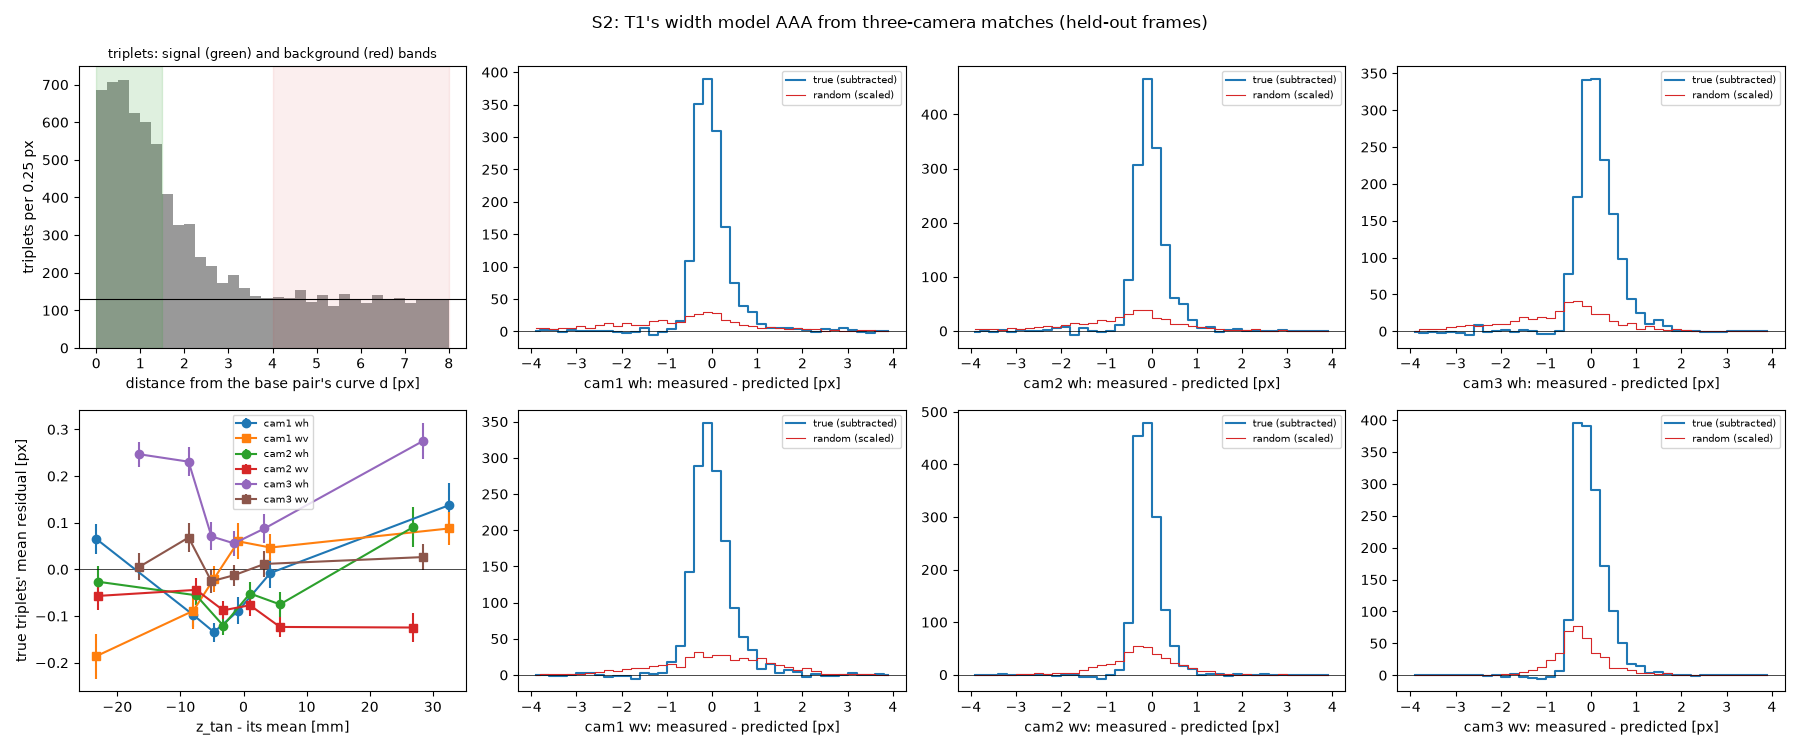

This chart was generated by the following Python code:
"""S2 (plan: 2026-10-08-plan.md, Phase T): the shape model of T1's particle images, fitted from three-camera matches.

    python tests/s2_shape_fit.py [--band 8] [--base 1 2] [--workers 8] [--reuse]

The model is 7 Oct's (tests/cylinder_stb/shape_model.py; cases/cyl_20261007/tests/s2_shape_fit.py): per camera a
pupil of diameter A focused at depth z_f; a point X images as a uniform ellipse of full axes
L_h = A f |1/(z_tan + delta) - 1/z_f| and L_v = A f |1/(z_sag + delta) - 1/z_f| blurred by sigma0, z_tan and z_sag
from the calibrated PINCYL camera; the detector's RMS widths sqrt(Lx^2/12 + sx^2), sqrt(Ly^2/12 + sy^2) against the
model's sqrt(L^2/16 + sigma0^2).

What is new: the third camera picks the true matches.  Every pair of the two base cameras' detections within BAND px
of the epipolar curve is triangulated (the midpoint of the two lines of sight) and projected into the third camera;
the pair becomes a triplet when a third-camera detection lies within R3 = 1.5 px of that projection.  A random pair
meets a third-camera detection by chance only rarely, so the triplets with d <= 1.5 px from the curve (the signal
band) are nearly all true; 7 Oct's background subtraction still runs on them, with the triplets 4-BAND px from the
curve (random pairs that met a third-camera detection by chance) as the background band, k = 1.5 / (BAND - 4).  The
fit is 7 Oct's per camera (a grid over delta, z_f, sigma0, A maximising the estimated true triplets whose two widths
agree within max(0.5 px, 20 %)), now for all three cameras on the same triplets; model A (delta = 0) or B per camera
on the held-out frames; the amplitude per camera by moments.
Judged (plan S2), on the held-out frames' true triplets: 68 % of the width residuals within 1.5 px, no trend with
depth; and the depth cue's worth (true and random kept) with the shape_check tolerances that maximise
true kept / sqrt(random kept).
Frames: the user's first 250 (S1: data/T1pre, every frame): fitting 0, 10, ..., 240 (25), held out 5, 15, ..., 245
(25).  Data: data/s2/triplets.npz (--reuse reads it).
Writes data/T1_shape.json, its OTF table (model "segment", 15 x 11 x 17 nodes over the view volume, the line angle
of each camera from the image of the tube's axis) data/T1_otf_shape.txt, and s2_shape_fit_out.txt, .json and
s2_shape_fit.png beside itself.
"""
import argparse
import json
import math
import os
import sys
import time

import cv2
import numpy as np
from scipy.spatial import cKDTree

HERE = os.path.dirname(os.path.abspath(__file__))
CASE = os.path.dirname(HERE)
sys.path.insert(0, CASE)
import case  # noqa: E402
import t1_setup as ts  # noqa: E402

lpt = ts.lib()
import shape_model as sm  # noqa: E402  (tests/cylinder_stb, put on the path by ts.lib)

FIT = list(range(0, 241, 10))
TEST = list(range(5, 246, 10))
SIG = 1.5            # signal band: d <= SIG px
BG0 = 4.0            # background band: BG0 <= d <= band
R3 = 1.5             # the third camera: a detection within R3 px of the pair's projection
TOL = (0.5, 0.2)     # agreement: |measured - predicted| <= max(TOL[0], TOL[1] x predicted)
A_GRID = (0.25, 0.05, 795)   # A0, dA, n: A = 0.25 ... 39.95 mm
SHAPE_COLS = ("Lx", "Ly", "sx", "sy", "flux", "score")
DET_IDX = (2, 3, 4, 5, 8, 10)     # their columns in detectLines' rows (as 7 Oct's gather)


def poly_dist(poly, Q):
    """Distance of points Q (m, 2) to a polyline (k, 2), and whether the nearest point is inside it (not its ends)."""
    A, B = poly[:-1], poly[1:]
    E = B - A
    e2 = np.maximum((E ** 2).sum(axis=1), 1e-24)
    best = np.full(len(Q), np.inf)
    tb = np.zeros(len(Q))
    kb = np.zeros(len(Q), int)
    for k, (a, e, ee) in enumerate(zip(A, E, e2)):
        t = np.clip(((Q - a) @ e) / ee, 0.0, 1.0)
        d = np.hypot(*(Q - (a + t[:, None] * e)).T)
        upd = d < best
        best[upd], tb[upd], kb[upd] = d[upd], t[upd], k
    inside = ~(((kb == 0) & (tb <= 0.0)) | ((kb == len(A) - 1) & (tb >= 1.0)))
    return best, inside


def midpoint(l1, l2):
    p1, d1 = np.array([l1.pt[i] for i in range(3)]), np.array([l1.unit_vector[i] for i in range(3)])
    p2, d2 = np.array([l2.pt[i] for i in range(3)]), np.array([l2.unit_vector[i] for i in range(3)])
    A = np.array([[d1 @ d1, -d1 @ d2], [d1 @ d2, -d2 @ d2]])
    b = np.array([(p2 - p1) @ d1, (p2 - p1) @ d2])
    try:
        s, t = np.linalg.solve(A, b)
    except np.linalg.LinAlgError:
        return None, np.inf
    q1, q2 = p1 + s * d1, p2 + t * d2
    return 0.5 * (q1 + q2), float(np.linalg.norm(q1 - q2))


def candidate_pairs(cams, sm_, dets, vol, band, base):
    """(i, j, X, distance from the curve, closest approach) for every detection i of camera base[0] and j of base[1]
    whose distance from i's curve on base[1] is at most band, its nearest point inside the curve, X inside the view
    volume."""
    a, b = base
    da, db = dets[a], dets[b]
    Qb = db[:, :2]
    losb = [cams[b].lineOfSight(lpt.Pt2D(float(u), float(v))) for u, v in Qb]
    out = []
    for i, (u, v) in enumerate(da[:, :2]):
        losa = cams[a].lineOfSight(lpt.Pt2D(float(u), float(v)))
        ok, _chord, poly = sm_.makeCurve2DFromLOS3D(b, losa)
        if not ok:
            continue
        P = np.array([[p[0], p[1]] for p in poly])
        P = P[np.all(np.isfinite(P), axis=1)]
        if len(P) < 2:
            continue
        lo, hi = P.min(axis=0) - band, P.max(axis=0) + band
        sel = np.flatnonzero(np.all((Qb >= lo) & (Qb <= hi), axis=1))
        if not len(sel):
            continue
        dist, inside = poly_dist(P, Qb[sel])
        keep = (dist <= band) & inside
        for j, dd in zip(sel[keep], dist[keep]):
            X, gap = midpoint(losa, losb[j])
            if X is None or gap > 1.0:
                continue
            if not (vol["x"][0] <= X[0] <= vol["x"][1] and vol["y"][0] <= X[1] <= vol["y"][1]
                    and vol["z"][0] <= X[2] <= vol["z"][1]):
                continue
            out.append((i, int(j), X, float(dd), gap))
    return out


def gather(frames, cams, sm_, noise, vol, band, base, log):
    """Per frame: every camera's detections (detectLines on S1's frames), the base pairs within band, and for each
    the nearest third-camera detection to its projection.  Rows are kept for the triplets (third-camera distance
    <= R3); the counts of pairs and triplets per frame are returned too."""
    P = lpt.LineFinderParam()
    third = [c for c in range(3) if c not in base][0]
    rows, counts = [], []
    for k in frames:
        dets = []
        for c in range(3):
            img = cv2.imread(os.path.join(ts.PRE, f"cam{c + 1}", f"frame{k:06d}.tif"), cv2.IMREAD_UNCHANGED)
            dets.append(np.array(lpt.detectLines(lpt.Image.from_numpy(img), float(noise[c]), P)))
        pairs = candidate_pairs(cams, sm_, dets, vol, band, base)
        tree = cKDTree(dets[third][:, :2]) if len(dets[third]) else None
        n_trip = n_sig = 0
        for (i, j, X, dd, gap) in pairs:
            try:
                q = cams[third].project(lpt.Pt3D(*map(float, X)))
            except RuntimeError:
                continue
            if tree is None:
                continue
            d3, l = tree.query([q[0], q[1]])
            if d3 > R3:
                continue
            n_trip += 1
            n_sig += dd <= SIG
            idx = {base[0]: i, base[1]: j, third: int(l)}
            row = [k, idx[0], idx[1], idx[2], *X, dd, gap, d3]
            for c in range(3):
                d = dets[c][idx[c]]
                row += [d[m] for m in DET_IDX]
            rows.append(row)
        counts.append((k, *[len(d) for d in dets], len(pairs), int(sum(p[3] <= SIG for p in pairs)), n_trip, n_sig))
        log(f"    frame {k:4d}: detections {len(dets[0])} / {len(dets[1])} / {len(dets[2])}; base pairs within "
            f"{band} px {len(pairs)} ({counts[-1][5]} within {SIG}); triplets {n_trip} ({n_sig} within {SIG})")
    cols = ["frame", "i1", "i2", "i3", "X", "Y", "Z", "d_epi", "gap", "d3"]
    for c in range(3):
        cols += [f"{n}{c + 1}" for n in SHAPE_COLS]
    return np.array(rows), cols, np.array(counts)


def matcher(vol):
    """The cameras and a StereoMatch (for its curves) as the runs build them."""
    cfg_path = os.path.join(ts.DATA, "s2", "config.json")
    if not os.path.exists(cfg_path):
        ts.stb_config(cfg_path, (0, 10), vol, {"intensity_threshold": 30, "radius_px": 2.0})
    bs = lpt.BasicSetting()
    bs.readConfig(cfg_path)
    tc = lpt.TracerConfig()
    tc.readConfig(bs._object_config_paths[0], bs)
    cams = list(bs._cam_list)
    return cams, lpt.StereoMatch(cams, [[] for _ in cams], tc)


def gather_task(task):
    """Worker: gather() on some frames; returns (rows, cols, counts, log lines)."""
    frames, band, base = task
    os.environ.setdefault("OMP_NUM_THREADS", "1")
    cv2.setNumThreads(1)
    vol = ts.view_volume(lpt)
    cams, sm_ = matcher(vol)
    lines = []
    rows, cols, counts = gather(frames, cams, sm_, ts.noise_per_camera(), vol, band, base, lines.append)
    return rows, cols, counts, lines


def gather_parallel(frames, band, base, log, workers=8):
    from concurrent.futures import ProcessPoolExecutor
    chunks = [frames[i::workers] for i in range(workers) if frames[i::workers]]
    rows, counts, cols = [], [], None
    with ProcessPoolExecutor(max_workers=len(chunks)) as ex:
        for r, c_, cn, lines in ex.map(gather_task, [(ch, band, base) for ch in chunks]):
            if len(r):
                rows.append(r)
            counts.append(cn)
            cols = c_
            for ln in lines:
                log(ln)
    counts = np.vstack(counts)
    counts = counts[np.argsort(counts[:, 0])]
    return np.vstack(rows), cols, counts


# ------------------------------------------------------------------ the model in widths (7 Oct's)
def widths_meas(data, ci, c):
    Lx, Ly = data[:, ci[f"Lx{c + 1}"]], data[:, ci[f"Ly{c + 1}"]]
    sx, sy = data[:, ci[f"sx{c + 1}"]], data[:, ci[f"sy{c + 1}"]]
    return np.sqrt(Lx ** 2 / 12 + sx ** 2), np.sqrt(Ly ** 2 / 12 + sy ** 2)


def lengths_pred(p, f, z):
    A, zf, s0, dl = p
    return A * f * np.abs(1.0 / (z[:, 0] + dl) - 1.0 / zf), A * f * np.abs(1.0 / (z[:, 1] + dl) - 1.0 / zf)


def widths_pred(p, f, z):
    Lh, Lv = lengths_pred(p, f, z)
    return np.sqrt(Lh ** 2 / 16 + p[2] ** 2), np.sqrt(Lv ** 2 / 16 + p[2] ** 2)


def agree(wm, wp, tol=TOL):
    return np.abs(wm - wp) <= np.maximum(tol[0], tol[1] * wp)


def width_window(wm, tol=TOL):
    tp, tr = tol
    return np.minimum(wm - tp, wm / (1.0 + tr)), np.maximum(wm + tp, wm / (1.0 - tr))


def a_interval(w_lo, w_hi, g, s0):
    g = np.maximum(g, 1e-12)
    lo = 4.0 * np.sqrt(np.maximum(w_lo ** 2 - s0 ** 2, 0.0)) / g
    hi = np.where(w_hi > s0, 4.0 * np.sqrt(np.maximum(w_hi ** 2 - s0 ** 2, 0.0)) / g, -1.0)
    return lo, hi


def excess_over_A(lo, hi, w):
    A0, dA, n = A_GRID
    i0 = np.clip(np.ceil((lo - A0) / dA), 0, n).astype(np.int64)
    i1 = np.clip(np.floor((hi - A0) / dA), -1, n - 1).astype(np.int64)
    ok = i1 >= i0
    d = np.bincount(i0[ok], weights=w[ok], minlength=n + 1) - np.bincount(i1[ok] + 1, weights=w[ok], minlength=n + 1)
    return np.cumsum(d)[:n]


class Bands:
    """The signal and background bands of a set of triplets: weights +1 and -k."""

    def __init__(self, data, ci, band):
        d = data[:, ci["d_epi"]]
        self.sig = d <= SIG
        self.bg = (d >= BG0) & (d <= band)
        self.k = SIG / (band - BG0)
        self.w = np.where(self.sig, 1.0, np.where(self.bg, -self.k, 0.0))
        self.n_sig, self.n_bg = int(self.sig.sum()), int(self.bg.sum())
        self.n_true = self.n_sig - self.k * self.n_bg
        self.n_true_se = math.sqrt(self.n_sig + self.k ** 2 * self.n_bg)

    def true_count(self, m):
        a, b = float(m[self.sig].sum()), float(m[self.bg].sum())
        return a - self.k * b, math.sqrt(a + self.k ** 2 * b)

    def random_rate(self, m):
        return float(m[self.bg].mean()) if self.bg.any() else float("nan")

    def true_mean(self, m, x):
        s, b = m & self.sig, m & self.bg
        n = s.sum() - self.k * b.sum()
        return float((x[s].sum() - self.k * x[b].sum()) / n) if n > 0 else float("nan"), float(n)

    def true_cdf(self, x, grid, m=None):
        m = np.ones(len(x), bool) if m is None else m
        s, b = np.sort(x[m & self.sig]), np.sort(x[m & self.bg])
        n = len(s) - self.k * len(b)
        return (np.searchsorted(s, grid, side="right") - self.k * np.searchsorted(b, grid, side="right")) / n


def grid_fit(wm, z, f, bands, deltas, zf_step, s0s, zf_span=40.0, around=None):
    """The (A, z_f, sigma0, delta) that keep the most true triplets in one camera (both widths agree)."""
    (wl_h, wh_h), (wl_v, wh_v) = width_window(wm[0]), width_window(wm[1])
    sel = bands.w != 0
    w = bands.w[sel]
    wl_h, wh_h, wl_v, wh_v, zz0 = wl_h[sel], wh_h[sel], wl_v[sel], wh_v[sel], z[sel]
    A0, dA, _n = A_GRID
    best = (-np.inf, None)
    for dl in deltas:
        zz = zz0 + dl
        ih, iv = 1.0 / zz[:, 0], 1.0 / zz[:, 1]
        if around is None:
            zfs = np.arange(np.nanmin(zz) - zf_span, np.nanmax(zz) + zf_span, zf_step)
        else:
            zfs = around[1] + np.arange(-zf_span, zf_span + 1e-9, zf_step)
        for zf in zfs:
            gh, gv = f * np.abs(ih - 1.0 / zf), f * np.abs(iv - 1.0 / zf)
            for s0 in s0s:
                lo_h, hi_h = a_interval(wl_h, wh_h, gh, s0)
                lo_v, hi_v = a_interval(wl_v, wh_v, gv, s0)
                E = excess_over_A(np.maximum(lo_h, lo_v), np.minimum(hi_h, hi_v), w)
                k = int(np.argmax(E))
                if E[k] > best[0]:
                    best = (float(E[k]), [float(A0 + k * dA), float(zf), float(s0), float(dl)])
    return best


def agree_cam(p, f, z, wm, tol=TOL):
    ph, pv = widths_pred(p, f, z)
    return agree(wm[0], ph, tol) & agree(wm[1], pv, tol)


def assess(ps, f_px, data, z, ci, band, depth_bins=6):
    """Held-out figures of a model: true and random triplets kept, residual quantiles, the trend with depth."""
    bands = Bands(data, ci, band)
    wm = [widths_meas(data, ci, c) for c in range(3)]
    ag = [agree_cam(ps[c], f_px[c], z[c], wm[c]) for c in range(3)]
    out = {"n_sig": bands.n_sig, "n_bg": bands.n_bg, "k": bands.k, "n_true": bands.n_true,
           "n_true_se": bands.n_true_se}
    for name, m in (("cam1", ag[0]), ("cam2", ag[1]), ("cam3", ag[2]), ("joint", ag[0] & ag[1] & ag[2])):
        t, se = bands.true_count(m)
        out[name] = {"true_kept": t / bands.n_true, "true_kept_se": se / bands.n_true,
                     "random_kept": bands.random_rate(m)}
    grid = np.arange(0.0, 6.0001, 0.01)
    for c in range(3):
        ph, pv = widths_pred(ps[c], f_px[c], z[c])
        other = np.ones(len(data), bool)
        for o in range(3):
            if o != c:
                other &= ag[o]
        rec = {}
        for nm, r in (("wh", wm[c][0] - ph), ("wv", wm[c][1] - pv)):
            F = bands.true_cdf(np.abs(r), grid)
            Fo = bands.true_cdf(np.abs(r), grid, other)
            q = {f"q{int(p * 100)}": float(grid[min(np.searchsorted(F, p), len(grid) - 1)]) for p in (0.5, 0.68, 0.9)}
            qo = {f"q{int(p * 100)}": float(grid[min(np.searchsorted(Fo, p), len(grid) - 1)]) for p in (0.5, 0.68, 0.9)}
            zc = z[c][:, 0]
            m0 = other & (np.abs(r) <= 3.0)
            edges = np.quantile(zc[m0 & bands.sig], np.linspace(0, 1, depth_bins + 1))
            zb, rb, eb = [], [], []
            for lo, hi in zip(edges[:-1], edges[1:]):
                mb = m0 & (zc >= lo) & (zc <= hi)
                mu, n = bands.true_mean(mb, r)
                s, b = mb & bands.sig, mb & bands.bg
                var = ((r[s] - mu) ** 2).sum() + bands.k ** 2 * ((r[b] - mu) ** 2).sum()
                zb.append(0.5 * (lo + hi))
                rb.append(mu)
                eb.append(math.sqrt(var) / n if n > 0 else float("nan"))
            zb, rb, eb = np.array(zb), np.array(rb), np.array(eb)
            ok = np.isfinite(rb) & np.isfinite(eb) & (eb > 0)
            W = 1.0 / eb[ok] ** 2
            X = np.column_stack([zb[ok] - np.average(zb[ok], weights=W), np.ones(ok.sum())])
            cov = np.linalg.inv(X.T @ (W[:, None] * X))
            coef = cov @ (X.T @ (W * rb[ok]))
            rec[nm] = {**q, "agreeing_other": qo, "bias": float(bands.true_mean(other & (np.abs(r) <= 3.0), r)[0]),
                       "depth_bins_mm": zb.tolist(), "mean_resid_px": rb.tolist(), "mean_resid_se": eb.tolist(),
                       "slope_px_per_mm": float(coef[0]), "slope_se": float(math.sqrt(cov[0, 0])),
                       "slope_over_range_px": float(coef[0] * (zb[-1] - zb[0]))}
        out[f"cam{c + 1}_resid"] = rec
    out["trend"] = any(abs(out[f"cam{c}_resid"][k]["slope_px_per_mm"]) > 3 * out[f"cam{c}_resid"][k]["slope_se"]
                       for c in (1, 2, 3) for k in ("wh", "wv"))
    out["q68_max"] = max(out[f"cam{c}_resid"][k]["q68"] for c in (1, 2, 3) for k in ("wh", "wv"))
    return out, ag


def tolerance_scan(ps, f_px, data, z, ci, band):
    """Joint (all three cameras) true and random triplets kept for shape_check's (tol_px, tol_rel)."""
    bands = Bands(data, ci, band)
    wm = [widths_meas(data, ci, c) for c in range(3)]
    rows = []
    for tp in (0.3, 0.4, 0.5, 0.6, 0.8, 1.0, 1.2, 1.5):
        for tr in (0.1, 0.15, 0.2, 0.25, 0.3, 0.4):
            m = np.ones(len(data), bool)
            for c in range(3):
                m &= agree_cam(ps[c], f_px[c], z[c], wm[c], (tp, tr))
            t, se = bands.true_count(m)
            rows.append({"tol_px": tp, "tol_rel": tr, "true_kept": t / bands.n_true, "true_kept_se": se / bands.n_true,
                         "random_kept": bands.random_rate(m)})
    return rows


def main():
    ap = argparse.ArgumentParser()
    ap.add_argument("--band", type=float, default=8.0)
    ap.add_argument("--base", type=int, nargs=2, default=[1, 2], help="the two cameras whose pairs are gathered")
    ap.add_argument("--reuse", action="store_true", help="read data/s2/triplets.npz instead of gathering")
    ap.add_argument("--workers", type=int, default=8, help="processes for the gathering (frames split among them)")
    args = ap.parse_args()
    base = tuple(c - 1 for c in args.base)
    log = case.Log(os.path.join(HERE, "s2_shape_fit"))
    t0 = time.time()
    vol = ts.view_volume(lpt)
    noise = ts.noise_per_camera()
    fds = [sm.FocalDepths(lpt, f) for f in ts.CAMS]
    f_px = [math.sqrt(fd.K[0, 0] * fd.K[1, 1]) for fd in fds]
    third = [c for c in range(3) if c not in base][0]
    log(f"S2: T1's shape model from three-camera matches; build {ts.BUILD}; cameras {ts.CAMS}; view volume x "
        f"{np.round(vol['x'], 1)}, y {np.round(vol['y'], 1)}, z {np.round(vol['z'], 1)} mm (r <= {vol['r_max_mm']:.1f}); "
        f"noise {np.round(noise, 2)}; base pair cam{base[0] + 1}-cam{base[1] + 1}, third cam{third + 1} within {R3} px; "
        f"pairs within {args.band} px; signal band d <= {SIG} px, background {BG0} to {args.band} px")
    npz = os.path.join(ts.DATA, "s2", "triplets.npz")
    if args.reuse:
        d = np.load(npz)
        D, T, cols = d["D"], d["T"], [str(c) for c in d["cols"]]
        zD, zT = [d[f"zD{c + 1}"] for c in range(3)], [d[f"zT{c + 1}"] for c in range(3)]
        cD, cT = d["countsD"], d["countsT"]
        log(f"  triplets read from {npz}")
    else:
        cfg_path = os.path.join(ts.DATA, "s2", "config.json")
        ts.stb_config(cfg_path, (0, 10), vol, {"intensity_threshold": 30, "radius_px": 2.0})
        log(f"  fitting frames ({args.workers} processes):")
        D, cols, cD = gather_parallel(FIT, args.band, base, log, args.workers)
        log("  held-out frames:")
        T, _, cT = gather_parallel(TEST, args.band, base, log, args.workers)
        t1 = time.time()
        zD = [fd(D[:, 4:7]) for fd in fds]
        zT = [fd(T[:, 4:7]) for fd in fds]
        okD = np.all([np.all(np.isfinite(z), axis=1) for z in zD], axis=0)
        okT = np.all([np.all(np.isfinite(z), axis=1) for z in zT], axis=0)
        D, zD = D[okD], [z[okD] for z in zD]
        T, zT = T[okT], [z[okT] for z in zT]
        log(f"  focal depths in {time.time() - t1:.0f} s ({(~okD).sum() + (~okT).sum()} triplets without)")
        os.makedirs(os.path.dirname(npz), exist_ok=True)
        np.savez(npz, D=D, T=T, **{f"zD{c + 1}": zD[c] for c in range(3)}, **{f"zT{c + 1}": zT[c] for c in range(3)},
                 cols=np.array(cols), f_px=np.array(f_px), countsD=cD, countsT=cT, band=args.band,
                 base=np.array(args.base))
    ci = {c: k for k, c in enumerate(cols)}
    cc_all = np.vstack([cD, cT])
    det_med = [float(np.median(cc_all[:, 1 + c])) for c in range(3)]
    log(f"  per frame (medians): detections cam1 {det_med[0]:.0f}, cam2 {det_med[1]:.0f}, cam3 {det_med[2]:.0f}; base "
        f"pairs within {args.band} px {np.median(cc_all[:, 4]):.0f} (within {SIG} px {np.median(cc_all[:, 5]):.0f}); "
        f"triplets {np.median(cc_all[:, 6]):.0f} (within {SIG} px {np.median(cc_all[:, 7]):.0f})")
    bD, bT = Bands(D, ci, args.band), Bands(T, ci, args.band)
    log(f"  triplets: {len(D)} fitting, {len(T)} held out ({time.time() - t0:.0f} s)")
    for nm, b in (("fitting", bD), ("held out", bT)):
        log(f"  {nm}: signal band {b.n_sig}, background band {b.n_bg} (k = {b.k:.4f}); estimated true triplets in "
            f"the signal band {b.n_true:.0f} +- {b.n_true_se:.0f} ({b.n_true / max(b.n_sig, 1) * 100:.1f} % of it)")
    # the distance profile of the triplets: how far from the curve the true ones lie
    dd = np.concatenate([D[:, ci["d_epi"]], T[:, ci["d_epi"]]])
    h, e = np.histogram(dd, bins=np.arange(0.0, args.band + 1e-9, 0.25))
    floor = h[e[:-1] >= BG0].mean()
    cum = np.cumsum(h - floor)
    tot = cum[e[1:] <= 3.0][-1]
    prof = {f"{x:.2f}": float(cum[np.searchsorted(e[1:], x)] / tot) for x in (0.5, 0.75, 1.0, 1.25, 1.5, 2.0, 2.5)}
    log(f"  true triplets within d of the base pair's curve (of those within 3 px): "
        + ", ".join(f"{k} px {v * 100:.0f} %" for k, v in prof.items())
        + f"; floor {floor:.1f} per 0.25 px; within 3 px {tot:.0f} ({tot / (len(FIT) + len(TEST)):.0f} per frame)")
    d3 = np.concatenate([D[:, ci["d3"]], T[:, ci["d3"]]])[dd <= SIG]
    log(f"  third camera's distance (signal band): median {np.median(d3):.2f} px, 90 % {np.percentile(d3, 90):.2f} px")

    wD = [widths_meas(D, ci, c) for c in range(3)]
    out = {"models": {}, "band": args.band, "signal_band_px": SIG, "background_from_px": BG0, "r3_px": R3,
           "base": list(args.base), "detections_median": det_med,
           "distance_profile": {"bins": e.tolist(), "hist": h.tolist(), "floor": float(floor),
                                "true_within": prof, "true_within_3px": float(tot)}}
    fits = {}
    for c in range(3):
        t1 = time.time()
        Ec, pc = grid_fit(wD[c], zD[c], f_px[c], bD, np.arange(-200.0, 200.1, 25.0), 2.0,
                          np.arange(0.7, 2.31, 0.1))
        log(f"  cam{c + 1} coarse grid (delta free): A {pc[0]:.2f} mm, z_f {pc[1]:.0f} mm, sigma0 {pc[2]:.1f} px, delta "
            f"{pc[3]:+.0f} mm: {Ec:.0f} true triplets agree ({time.time() - t1:.0f} s)")
        EA, pA = grid_fit(wD[c], zD[c], f_px[c], bD, [0.0], 2.0, np.arange(0.7, 2.31, 0.1))
        log(f"  cam{c + 1} coarse grid (delta 0): A {pA[0]:.2f} mm, z_f {pA[1]:.0f} mm, sigma0 {pA[2]:.1f} px: "
            f"{EA:.0f} true triplets agree")
        EfB, pfB = grid_fit(wD[c], zD[c], f_px[c], bD, pc[3] + np.arange(-20.0, 20.1, 4.0), 0.5,
                            pc[2] + np.arange(-0.1, 0.101, 0.025), zf_span=4.0, around=pc)
        EfA, pfA = grid_fit(wD[c], zD[c], f_px[c], bD, [0.0], 0.5, pA[2] + np.arange(-0.1, 0.101, 0.025),
                            zf_span=4.0, around=pA)
        log(f"  cam{c + 1} fine grid: model A: A {pfA[0]:.2f} mm, z_f {pfA[1]:.1f} mm, sigma0 {pfA[2]:.3f} px "
            f"({EfA:.0f}); model B: A {pfB[0]:.2f} mm, z_f {pfB[1]:.1f} mm, sigma0 {pfB[2]:.3f} px, delta {pfB[3]:+.0f} mm "
            f"({EfB:.0f})")
        fits[c] = {"A": pfA, "B": pfB}

    # model A or B per camera: on the held-out frames, B's extra true triplets against two standard errors
    wT = [widths_meas(T, ci, c) for c in range(3)]
    choice = []
    for c in range(3):
        aA = agree_cam(fits[c]["A"], f_px[c], zT[c], wT[c])
        aB = agree_cam(fits[c]["B"], f_px[c], zT[c], wT[c])
        dif = aB.astype(float) - aA.astype(float)
        gain = float(dif[bT.sig].sum() - bT.k * dif[bT.bg].sum())
        se = math.sqrt(float(np.abs(dif[bT.sig]).sum() + bT.k ** 2 * np.abs(dif[bT.bg]).sum()))
        choice.append("B" if gain > 2 * se else "A")
        log(f"  cam{c + 1}, held out: model B keeps {gain:+.0f} +- {se:.0f} true triplets more than A -> {choice[-1]}")
    for label, pick in (("A", ["A"] * 3), ("B", ["B"] * 3), ("chosen", choice)):
        ps = [fits[c][pick[c]] for c in range(3)]
        ev, _ = assess(ps, f_px, T, zT, ci, args.band)
        out["models"][label] = {"params": ps, "per_camera": pick, "heldout": ev}
        log(f"  model {label} ({''.join(pick)}), held out: estimated true triplets {ev['n_true']:.0f} +- "
            f"{ev['n_true_se']:.0f}; kept: " + "; ".join(
                f"{nm} {ev[nm]['true_kept'] * 100:.0f} +- {ev[nm]['true_kept_se'] * 100:.0f} % of true, "
                f"{ev[nm]['random_kept'] * 100:.1f} % of random" for nm in ("cam1", "cam2", "cam3", "joint")))
        for c in (1, 2, 3):
            for k in ("wh", "wv"):
                r = ev[f"cam{c}_resid"][k]
                log(f"    cam{c} {k}: |residual| of true triplets: 50 % <= {r['q50']:.2f}, 68 % <= {r['q68']:.2f}, "
                    f"90 % <= {r['q90']:.2f} px (agreeing in the other cameras: {r['agreeing_other']['q50']:.2f}, "
                    f"{r['agreeing_other']['q68']:.2f}, {r['agreeing_other']['q90']:.2f}); bias {r['bias']:+.3f} px; "
                    f"slope with depth {r['slope_px_per_mm']:+.4f} +- {r['slope_se']:.4f} px/mm "
                    f"({r['slope_over_range_px']:+.2f} px over the depths)")
    ps = out["models"]["chosen"]["params"]
    ev = out["models"]["chosen"]["heldout"]
    passed = bool(ev["q68_max"] <= 1.5 and not ev["trend"])
    log(f"  chosen: {''.join(choice)}; judged (68 % of true triplets' residuals within 1.5 px, no trend with depth): "
        f"{'PASS' if passed else 'FAIL'} (largest q68 {ev['q68_max']:.2f} px; trend {'yes' if ev['trend'] else 'no'})")

    scan = tolerance_scan(ps, f_px, T, zT, ci, args.band)
    rec = max(scan, key=lambda r: r["true_kept"] / math.sqrt(max(r["random_kept"], 1e-9)))
    log("  shape_check tolerances, held out (all three cameras: true kept / random kept, %):")
    for tp in sorted({r["tol_px"] for r in scan}):
        log(f"    tol_px {tp:.1f}: " + "  ".join(f"rel {r['tol_rel']:.2f} {r['true_kept'] * 100:3.0f}/"
                                                f"{r['random_kept'] * 100:4.1f}" for r in scan if r["tol_px"] == tp))
    log(f"  recommended (largest true kept / sqrt(random kept)): tol_px {rec['tol_px']}, tol_rel {rec['tol_rel']}: keeps "
        f"{rec['true_kept'] * 100:.0f} +- {rec['true_kept_se'] * 100:.0f} % of true triplets and "
        f"{rec['random_kept'] * 100:.1f} % of random ones")

    # the amplitude, by moments, on the fitting frames' triplets agreeing in all three cameras
    m = np.ones(len(D), bool)
    for c in range(3):
        m &= agree_cam(ps[c], f_px[c], zD[c], wD[c])
    famp = []
    for c in range(3):
        Lh, Lv = lengths_pred(ps[c], f_px[c], zD[c])
        x = np.log(sm.BOX * (Lh + Lv) + 2.0)
        flux = D[:, ci[f"flux{c + 1}"]]
        ok = m & (flux > 0)
        y = np.log(np.where(flux > 0, flux, 1.0))
        wgt = np.where(ok, bD.w, 0.0)
        Xm = np.column_stack([x, np.ones_like(x)])
        coef = np.linalg.solve(Xm.T @ (wgt[:, None] * Xm), Xm.T @ (wgt * y))
        famp.append((float(coef[1]), float(coef[0])))
        log(f"  amplitude, cam{c + 1}: flux = {math.exp(coef[1]):.1f} x (|b| + |c| + 2)^{coef[0]:.3f} (by moments over "
            f"{int(ok[bD.sig].sum())} signal and {int(ok[bD.bg].sum())} background triplets; b, c the box lengths)")
    model = {"model": "".join(choice), "cameras": [{"camfile": ts.CAMS[c], "f_px": f_px[c], "A_mm": float(ps[c][0]),
                                                     "z_f_mm": float(ps[c][1]), "sigma0_px": float(ps[c][2]),
                                                     "delta_mm": float(ps[c][3]), "flux_log_a": famp[c][0],
                                                     "flux_log_b": famp[c][1]} for c in range(3)],
             "fit_frames": FIT, "test_frames": TEST, "band_px": args.band, "base": list(args.base), "r3_px": R3,
             "agreement_rule": f"RMS widths within max({TOL[0]} px, {TOL[1] * 100:.0f} %) in all three cameras",
             "shape_check": {"tol_px": rec["tol_px"], "tol_rel": rec["tol_rel"], "true_kept": rec["true_kept"],
                             "random_kept": rec["random_kept"]},
             "heldout": ev, "epipolar_true_within": prof}

    # the OTF table; each camera's line angle from the image of the tube's axis (7 Oct: 0, both cameras level)
    n = (15, 11, 17)
    vbox = ((vol["x"][0], vol["y"][0], vol["z"][0]), (vol["x"][1], vol["y"][1], vol["z"][1]))
    Pn = sm.grid_points(vbox, n)
    a = np.zeros((3, len(Pn)))
    b_, c_, al, sg = np.zeros_like(a), np.zeros_like(a), np.zeros_like(a), np.zeros_like(a)
    angles = []
    for c in range(3):
        z = fds[c](Pn)
        bad = ~np.all(np.isfinite(z), axis=1)
        if bad.any():
            good_ = np.flatnonzero(~bad)
            for i in np.flatnonzero(bad):
                z[i] = z[good_[np.argmin(np.linalg.norm(Pn[good_] - Pn[i], axis=1))]]
        A, zf, s0, dl = ps[c]
        Lh = sm.BOX * A * f_px[c] * (1.0 / (z[:, 0] + dl) - 1.0 / zf)      # signed box lengths
        Lv = sm.BOX * A * f_px[c] * (1.0 / (z[:, 1] + dl) - 1.0 / zf)
        fl = np.exp(famp[c][0]) * (np.abs(Lh) + np.abs(Lv) + 2.0) ** famp[c][1]
        a[c] = fl / (sm.profile_integral(Lh, s0) * sm.profile_integral(Lv, s0))
        b_[c], c_[c], sg[c] = Lh, Lv, s0
        cam = lpt.loadCameraModel(ts.CAMS[c])
        centre = np.array([np.mean(vol["x"]), np.mean(vol["y"]), np.mean(vol["z"])])
        ang = sm.axis_angle(lpt, cam, centre, (0.0, 1.0, 0.0))
        angles.append(math.degrees(ang))
        al[c] = 0.0 if abs(math.degrees(ang)) < 2.0 else ang
    model["axis_image_angle_deg"] = angles
    with open(os.path.join(ts.DATA, "T1_shape.json"), "w", encoding="utf-8") as fh:
        json.dump(model, fh, indent=1)
    sm.write_otf(os.path.join(ts.DATA, "T1_otf_shape.txt"), vbox, n, a, b_, c_, al, sg)
    log(f"  the tube axis' image angle at the volume's centre: " + ", ".join(
        f"cam{c + 1} {angles[c]:+.2f} deg" for c in range(3)) + " (the OTF's alpha: 0 below 2 deg)")
    log(f"  written data/T1_shape.json and data/T1_otf_shape.txt ({n[0]} x {n[1]} x {n[2]} nodes); "
        f"{time.time() - t0:.0f} s")

    import matplotlib
    matplotlib.use("Agg")
    import matplotlib.pyplot as plt
    fig, ax = plt.subplots(2, 4, figsize=(18, 7.5))
    cc = 0.5 * (e[1:] + e[:-1])
    ax[0, 0].bar(cc, h, width=0.25, color="0.6")
    ax[0, 0].axhline(floor, color="k", lw=0.8)
    ax[0, 0].axvspan(0, SIG, color="C2", alpha=0.15)
    ax[0, 0].axvspan(BG0, args.band, color="C3", alpha=0.08)
    ax[0, 0].set_xlabel("distance from the base pair's curve d [px]")
    ax[0, 0].set_ylabel("triplets per 0.25 px")
    ax[0, 0].set_title("triplets: signal (green) and background (red) bands", fontsize=9)
    wTm = [widths_meas(T, ci, c) for c in range(3)]
    bins = np.arange(-4.0, 4.0001, 0.2)
    for c in range(3):
        ph, pv = widths_pred(ps[c], f_px[c], zT[c])
        for k2, (nm, r) in enumerate((("wh", wTm[c][0] - ph), ("wv", wTm[c][1] - pv))):
            hs, _ = np.histogram(r[bT.sig], bins=bins)
            hb, _ = np.histogram(r[bT.bg], bins=bins)
            a_ = ax[k2, 1 + c]
            a_.step(0.5 * (bins[1:] + bins[:-1]), hs - bT.k * hb, where="mid", color="C0", label="true (subtracted)")
            a_.step(0.5 * (bins[1:] + bins[:-1]), bT.k * hb, where="mid", color="C3", lw=0.8, label="random (scaled)")
            a_.axhline(0, color="k", lw=0.5)
            a_.set_xlabel(f"cam{c + 1} {nm}: measured - predicted [px]")
            a_.legend(fontsize=7)
    for c in range(3):
        for nm, mk in (("wh", "o"), ("wv", "s")):
            r = ev[f"cam{c + 1}_resid"][nm]
            ax[1, 0].errorbar(np.array(r["depth_bins_mm"]) - np.mean(r["depth_bins_mm"]), r["mean_resid_px"],
                              yerr=r["mean_resid_se"], marker=mk, ls="-", label=f"cam{c + 1} {nm}")
    ax[1, 0].axhline(0, color="k", lw=0.5)
    ax[1, 0].set_xlabel("z_tan - its mean [mm]")
    ax[1, 0].set_ylabel("true triplets' mean residual [px]")
    ax[1, 0].legend(fontsize=7)
    fig.suptitle(f"S2: T1's width model {''.join(choice)} from three-camera matches (held-out frames)")
    fig.tight_layout()
    fig.savefig(os.path.join(HERE, "s2_shape_fit.png"), dpi=100)
    plt.close(fig)
    out.update({"chosen": "".join(choice), "model": model, "pass": passed, "triplets_fit": int(len(D)),
                "triplets_test": int(len(T)), "tolerance_scan": scan})
    log.save(out)


if __name__ == "__main__":
    main()
